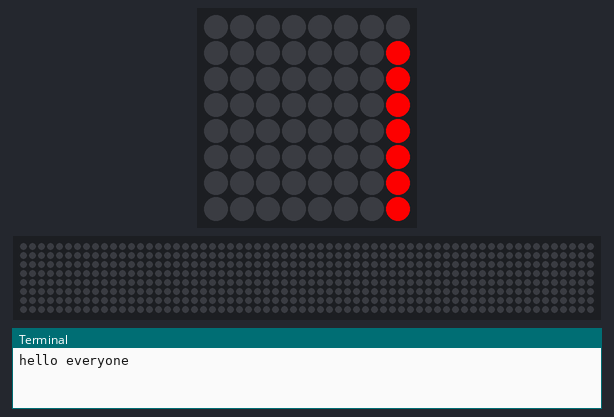
A program run on a simulated Raspberry Pi (BCM pin numbers) with a Sense HAT. On the bench: the Sense HAT's 8×8 RGB LED matrix, a strip that is not on the board, showing the scrolling text unrolled, the last lines printed to the terminal. Random numbers come from a fixed seed; the 64×8 strip is a reading aid, not a part: it shows the text the matrix is scrolling, unrolled, one strip-width of it at a time.

Above: at 0.2 s.
At 4.5 s:
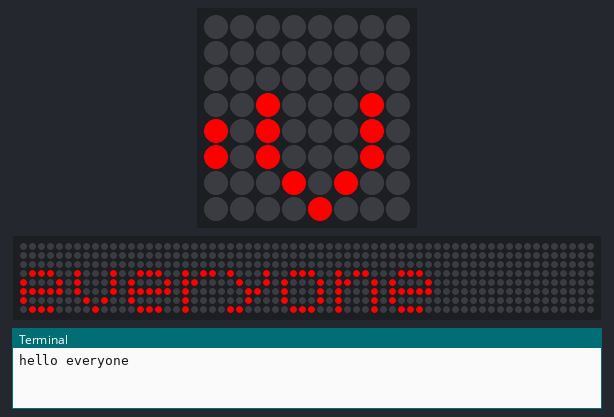
At 8.9 s:
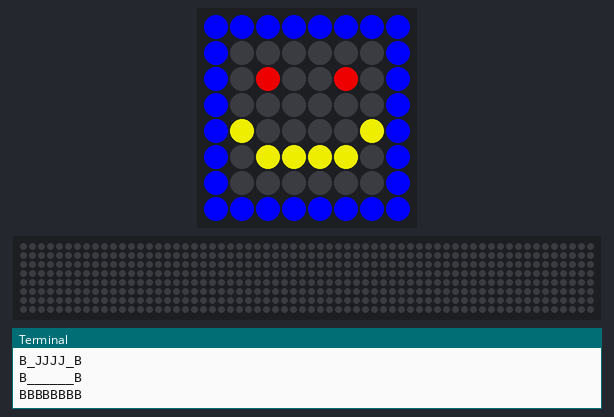
At 14.0 s:
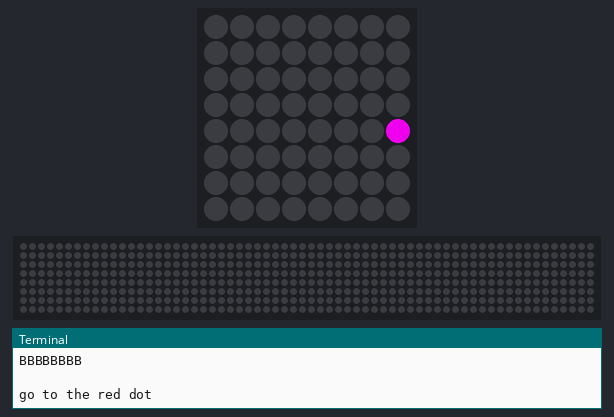
At 16.7 s:
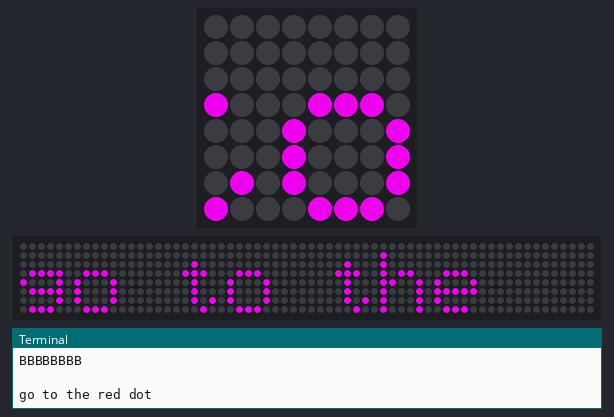
At 24.6 s:
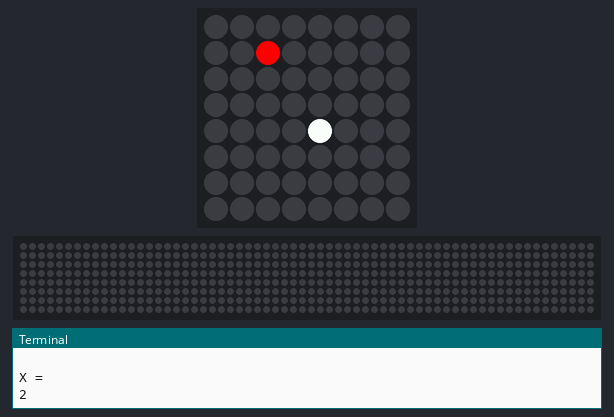

The program:

little_game.py
```python
from sense_hat import SenseHat
import time
from signal import pause
import random

hat = SenseHat()
sense = SenseHat()
violet = (200, 0, 200)
red = (255, 0, 0)

X1 = random.randint(0, 7)
Y1 = random.randint(0, 7)


print("hello everyone")

sense.show_message("hello everyone", text_colour = red)

print(" ")
print("BBBBBBBB")
print("B______B")
print("B_R__R_B")
print("B______B")
print("BJ____JB")
print("B_JJJJ_B")
print("B______B")
print("BBBBBBBB")

hat.clear()
hat.set_pixel(0, 0, 0, 0, 255)

hat.set_pixel(1, 0, 0, 0, 255)

hat.set_pixel(2, 0, 0, 0, 255)

hat.set_pixel(3, 0, 0, 0, 255)

hat.set_pixel(4, 0, 0, 0, 255)

hat.set_pixel(5, 0, 0, 0, 255)

hat.set_pixel(6, 0, 0, 0, 255)

hat.set_pixel(7, 0, 0, 0, 255)

hat.set_pixel(0, 7, 0, 0, 255)

hat.set_pixel(1, 7, 0, 0, 255)

hat.set_pixel(2, 7, 0, 0, 255)

hat.set_pixel(3, 7, 0, 0, 255)

hat.set_pixel(4, 7, 0, 0, 255)

hat.set_pixel(5, 7, 0, 0, 255)

hat.set_pixel(6, 7, 0, 0, 255)

hat.set_pixel(7, 7, 0, 0, 255)

hat.set_pixel(0, 1, 0, 0, 255)

hat.set_pixel(0, 2, 0, 0, 255)

hat.set_pixel(0, 3, 0, 0, 255)

hat.set_pixel(0, 4, 0, 0, 255)

hat.set_pixel(0, 5, 0, 0, 255)

hat.set_pixel(0, 6, 0, 0, 255)

hat.set_pixel(0, 7, 0, 0, 255)

hat.set_pixel(7, 1, 0, 0, 255)

hat.set_pixel(7, 2, 0, 0, 255)

hat.set_pixel(7, 3, 0, 0, 255)

hat.set_pixel(7, 4, 0, 0, 255)

hat.set_pixel(7, 5, 0, 0, 255)

hat.set_pixel(7, 6, 0, 0, 255)

hat.set_pixel(7, 7, 0, 0, 255)

hat.set_pixel(2, 2, 200, 0, 0)

hat.set_pixel(5, 2, 200, 0, 0)

hat.set_pixel(2, 5, 200, 200, 0)

hat.set_pixel(5, 5, 200, 200, 0)

hat.set_pixel(3, 5, 200, 200, 0)

hat.set_pixel(4, 5, 200, 200, 0)

hat.set_pixel(6, 4, 200, 200, 0)

hat.set_pixel(1, 4, 200, 200, 0)

time.sleep(5)

hat.clear()

print(" ")
print("go to the red dot")

sense.show_message("go to the red dot", text_colour = violet)

print(" ")
print("Y = ")
print(Y1)
print(" ")
print("X = ")
print(X1)

x = y = 4
hat = SenseHat()

def update_screen():
    hat.clear()
    hat.set_pixel(X1, Y1, 255, 0, 0)
    hat.set_pixel(x, y, 255, 255, 255)
    if Y1 == y :

      if X1 == x :

        print ("well done")
        sense.show_message("well done", text_colour = violet)
        exit()

def clamp(value, min_value=0, max_value=7):
    return min(max_value, max(min_value, value))

def move_dot(event):
    global x, y
    if event.action in ('pressed', 'held'):
        x = clamp(x + {
            'left': -1,
            'right': 1,
            }.get(event.direction, 0))

        y = clamp(y + {
            'up': -1,
            'down': 1,
            }.get(event.direction, 0))


update_screen()
hat.stick.direction_up = move_dot
hat.stick.direction_down = move_dot
hat.stick.direction_left = move_dot
hat.stick.direction_right = move_dot
hat.stick.direction_any = update_screen
pause()
```

Measured:
- what the display in image 2 shows lasts 5.0 s, from 8.8 s to 13.8 s
